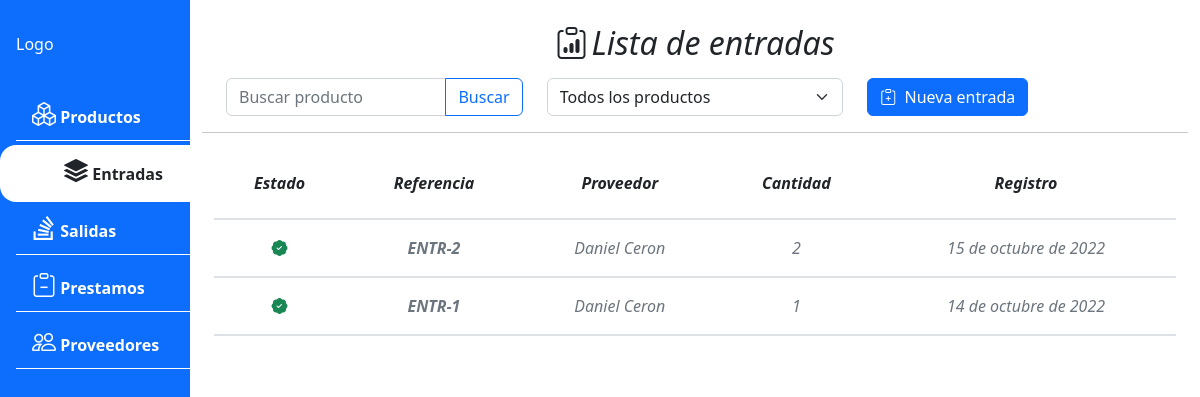
The app's page /input/list/, older data.
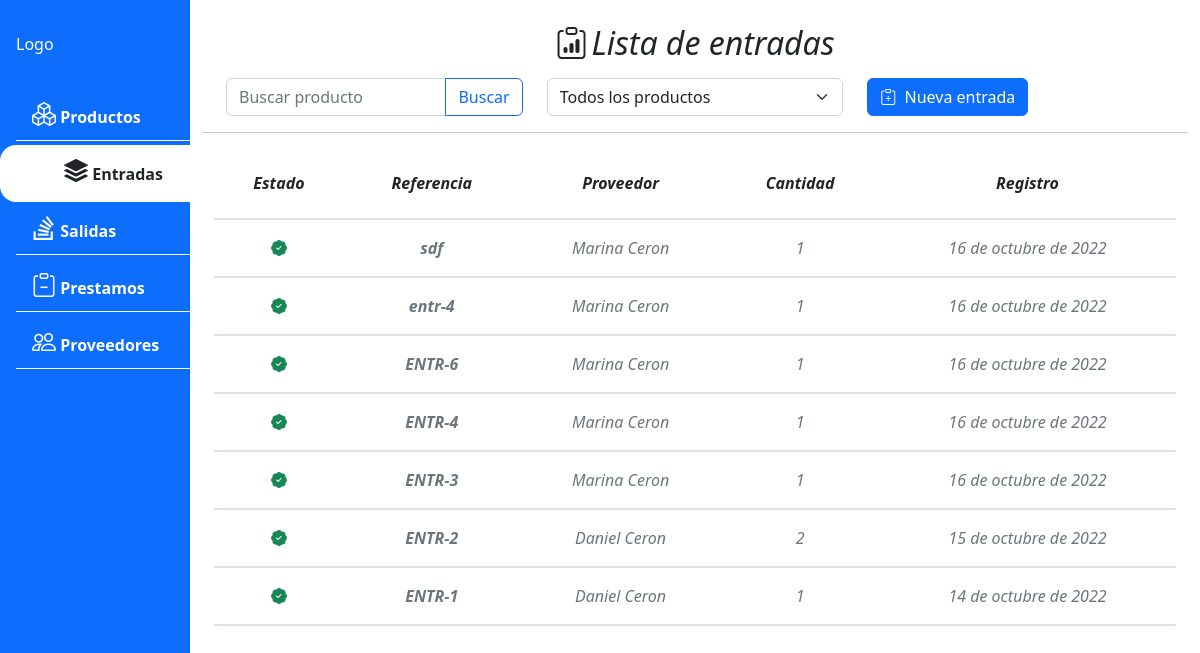
The same page, newer data.
### apps/product_input/models.py (models this page shows, shortened)
class ProductInput(BaseModel):
    reference = models.CharField(max_length=50, blank=False,null=False,unique=True)
    supplier = models.ForeignKey(Supplier, on_delete=models.CASCADE)
    quantity = models.PositiveSmallIntegerField(default = 0,blank=False, null=False)
    in_wait = models.BooleanField(default=True)
    created_qr = models.BooleanField(default=False)
    description = models.TextField(blank=True)
    image_qr = models.CharField(max_length = 100, blank = True)
    class Meta:
        ordering = ['-in_wait','-id']
        verbose_name = "Entrada de producto"
        verbose_name_plural = "Entradas de producto"

### apps/supplier/models.py (models this page shows, shortened)
class Supplier(BaseModel):
    identifier = models.CharField(max_length=50, blank=False, null=False, unique=True)
    name = models.CharField(max_length=50, blank=False,null=False)
    phone = models.CharField(max_length=20, blank=True, null=True)
    class Meta:
        ordering = ['name']
        verbose_name = "Proveedor"
        verbose_name_plural = "Proveedores"

### apps/product_input/views.py (the view)
# urls.py: path('list/',ProductInputListView.as_view(), name = 'product_input_list'),
class ProductInputListView(ListView):
    model = ProductInput
    template_name = 'input/input_list.html'

### apps/product_input/templates/input/input_list.html (shortened to what this page needs)
{%extends 'core/base.html' %}
{%load static%}
{%block content %}
<div class="row px-4 ">
    <h2 class="d-flex justify-content-center pb-2"><i class="bi bi-clipboard-data pe-1"></i> Lista de entradas </h2>
    <div class="input-group col">
        <input type="text" class="form-control" id="input_search" placeholder="Buscar producto"
            aria-describedby="btn_search" onkeyup='auto_complete()'>
        <button class="btn btn-outline-primary" type="button" id="btn_search"
            onclick="filtrar_producto_nombre()">Buscar</button>
    </div>
    <div class="col">
        <select class="form-select" id="select_category" onchange="filtrar_producto_categoria()">
            <option value="-1">Todos los productos</option>
        </select>
    </div>
    <div class="d-grid gap-2 col d-md-flex">
        <button type="button" class="btn btn-primary" data-bs-toggle="modal" data-bs-target="#input-form-modal">
            <i class="bi bi-clipboard-plus pe-1"></i> Nueva entrada
        </button>
    </div>
</div>
<hr>
<div class="row px-4">
    <table class="table my-table table-hover text-center fst-italic">
        <thead class="fw-semibold">
            <tr>
                <th>Estado</th>
                <th>Referencia</th>
                <th>Proveedor</th>
                <th>Cantidad</th>
                <th>Registro</th>
            </tr>
        </thead>
        <tbody id="input-table-list">
            {% for input in object_list %}
            <tr id='tr-list-{{input.id}}' class="text-muted" onclick='input_detail({{input.id}})' >
                {% if input.in_wait %}
                <th id="td-state-{{input.id}}"><i class="bi bi-patch-exclamation-fill text-warning"></i></th>
                {%else %}
                <th id="td-state-{{input.id}}"><i class="bi bi-patch-check-fill text-success"></i></th>
                {%endif%}
                <th>{{input.reference}} </th>
                <td>{{input.supplier.name}}</td>
                <td>{{input.quantity}}</td>
                <td>{{input.created_date}}</td>
            </tr>
            {% endfor %}
        </tbody>
    </table>
</div>
{%endblock%}

Row changes from the older to the newer data that the page shows:
added ProductInput: reference "sdf", supplier.name "Marina Ceron", quantity "1", created_date "16 de octubre de 2022"
added ProductInput: reference "entr-4", supplier.name "Marina Ceron", quantity "1", created_date "16 de octubre de 2022"
added ProductInput: reference "ENTR-6", supplier.name "Marina Ceron", quantity "1", created_date "16 de octubre de 2022"
added ProductInput: reference "ENTR-4", supplier.name "Marina Ceron", quantity "1", created_date "16 de octubre de 2022"
added ProductInput: reference "ENTR-3", supplier.name "Marina Ceron", quantity "1", created_date "16 de octubre de 2022"
